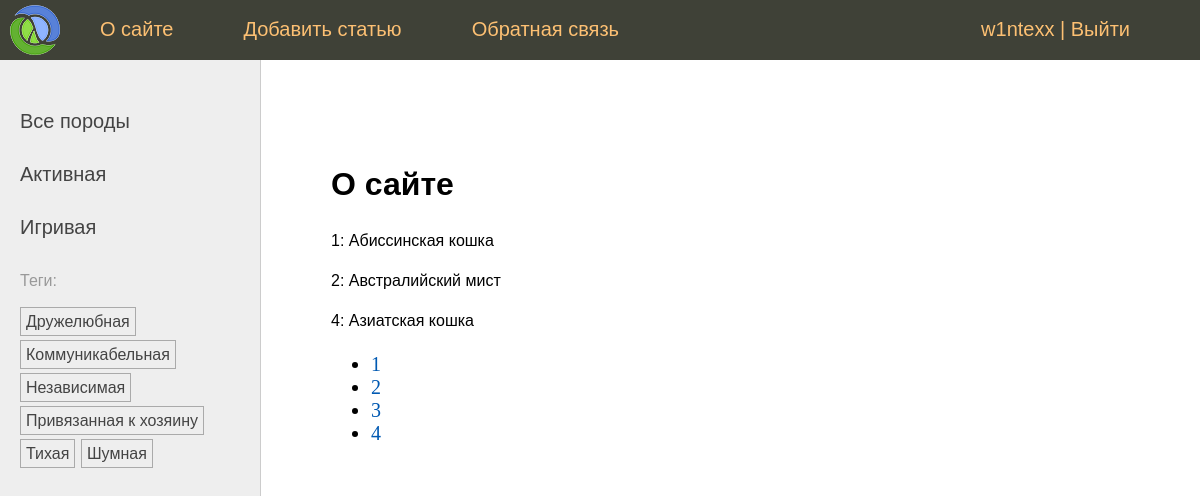
Screenshot of /about/ (signed in) with the database file from the repository.
### users/models.py (models this page shows)
class User(AbstractUser):
    photo = models.ImageField(
        upload_to="users/%Y/%m/%d/",
        blank=True,
        null=True,
        verbose_name="Фотография",
        )
    date_birth = models.DateTimeField(
        blank=True,
        null=True,
        verbose_name="Дата Рождения",
        )

### cats/models.py (models this page shows, shortened)
class Species(models.Model):
    name = models.CharField(
        max_length=100,
        db_index=True,
        verbose_name="Породы"
        )
    slug = models.SlugField(
        max_length=255,
        unique=True,
        db_index=True
        )
    class Meta:
        verbose_name = "Порода"
        verbose_name_plural = "Породы"
    def get_absolute_url(self):
        return reverse("species", kwargs={"spec_slug": self.slug})

class TagPost(models.Model):
    tag = models.CharField(
        max_length=100,
        db_index=True,
        )
    slug = models.SlugField(
        max_length=255,
        unique=True,
        )
    def get_absolute_url(self):
        return reverse("tag", kwargs={"tag_slug": self.slug})

class Cat(models.Model):
    class Status(models.IntegerChoices):
        DRAFT = 0, "Черновик"
        PUBLISHED = 1, "Опубликовано"
    title = models.CharField(
        max_length=255,
        verbose_name="Заголовок",
        )
    content = models.TextField(
        blank=True,
        verbose_name="Текст статьи",
        )
    time_create = models.DateTimeField(
        auto_now_add=True,
        verbose_name="Время создания",
        )
    time_update = models.DateTimeField(
        auto_now=True,
        verbose_name="Время изменения",
        )
    is_published = models.IntegerField(
        choices=Status.choices,
        default=Status.PUBLISHED,
        verbose_name="Статус",
        )
    spec = models.ForeignKey(
        "Species",
        on_delete=models.PROTECT,
        related_name="posts",
        verbose_name="Породы",
        )
    owner = models.OneToOneField(
        "Owner",
        on_delete=models.SET_NULL,
        null=True,
        blank=True,
        verbose_name="Хозяин",
        )
    slug = models.SlugField(
        max_length=100,
        unique=True,
        db_index=True,
        verbose_name="Slug",
        blank=True
        )
    photo = models.ImageField(
        upload_to="photos/%Y/%m/%d",
        default=None,
        blank=True,
        null=True,
        verbose_name="Фото")
    author = models.ForeignKey(
        get_user_model(),
        on_delete=models.SET_NULL,
        null=True,
        default=None,
        related_name="author"
    )
    tags = models.ManyToManyField(
        "TagPost",
        blank=True,
        related_name="tags",
        verbose_name="Теги",
        )
    objects = models.Manager()
    published = PublishedManager()
    def __str__(self) -> str:
        return self.title
    class Meta:
        verbose_name = "Котик"
        verbose_name_plural = "Котики"
        ordering = ["title", ]
        indexes = [
            models.Index(fields=["title"]),  # Ускоряет поиск по полю, но увеличивает объем данных
        ] # неявный порядок сортировки

### cats/views.py (the view)
# urls.py: path("about/", views.about, name='about'),
@login_required
def about(request):
    contact_list = Cat.published.all()
    paginator = Paginator(contact_list, 3)
    page_number = request.GET.get("page")
    page_obj = paginator.get_page(page_number)
    return render(request, "cats/about.html", {"title": "О сайте", "page_obj": page_obj})

### cats/models.py (called while the page is built)
    def get_queryset(self):
        return super().get_queryset().filter(is_published=Cat.Status.PUBLISHED)

### cats/templatetags/cat_tags.py (called while the page is built)
@register.inclusion_tag("cats/list_categories.html")
def show_categories(spec_selected=0):
    specs = Species.objects.annotate(total=Count("posts")).filter(posts__is_published=True).filter(total__gt=0)
    return {"specs": specs, "spec_selected": spec_selected}

@register.inclusion_tag("cats/list_tags.html")
def show_all_tags():
    return {"tags": TagPost.objects.annotate(total=Count("tags")).filter(total__gt=0)}

### users/context_processors.py (called while the page is built)
def get_cat_context(requset):
    return {"mainmenu": menu}

### cats/templates/cats/about.html
{% extends 'base.html' %}
{% block content %}
<h1>{{title}}</h1>
{% for item in page_obj%}
<p>{{ item.pk }}: {{ item }}</p>
{% endfor %}
<nav>
    <ul>
        {% for p in page_obj.paginator.page_range %}
    <li>
        <a href="?page={{ p }}">{{ p }}</a>
    </li>
        {% endfor %}
    </ul>
</nav>
{% endblock %}

### templates/base.html (shortened to what this page needs)
{% load static %}
{% load cat_tags %}
<!DOCTYPE html>
<html>
<head>
	<link type="text/css" href="{% static 'cats/css/styles.css' %}" rel="stylesheet" />
</head>
<body>
<table class="table-page" border=0 cellpadding="0" cellspacing="0">
<tr><td valign=top>
{% block mainmenu %}
		<div class="header">
			<ul id="mainmenu" class="mainmenu">
			<li class="logo"><a href="{% url 'home' %}"><div class="logo"></div></a></li>
{% for m in mainmenu %}
	<li><a href="{% url m.url_name %}">{{m.title}}</a></li>
{% endfor %}
{% if user.is_authenticated %}
	<li class="last">
		<a href="{% url "users:profile" %}">{{ user.username }}</a> | <a href="{% url "users:logout" %}">Выйти</a>
	</li>
{% else %}
    <li class="last"><a href="{% url "users:login" %}">Войти</a> | <a href="{% url "users:register" %}">Регистрация</a></li>
{% endif %}
			</ul>
		</div>
{% endblock mainmenu %}
<table class="table-content" border=0 cellpadding="0" cellspacing="0">
<tr>
	<td valign="top" class="left-chapters">
	<ul id="leftchapters">
		{% if spec_selected == 0 %}
			<li class="selected">Все породы</li>
		{% else %}
			<li><a href="{% url 'home' %}">Все породы</a></li>
		{% endif %}
		{% show_categories spec_selected%}
		<li>{% show_all_tags %}</li>
	</ul>
</td>
<td valign="top" class="content">
	<div class="content-text">
{% block content %}
{% endblock %}
	</div>
</td></tr></table>
</td></tr>
</table>
</body>
</html>

### cats/templates/cats/list_categories.html
{% for spec in specs%}
    {% if spec.pk == spec_selected %}
        <li class="selected">{{ spec.name }}</li>
    {% else %}
        <li><a href="{{ spec.get_absolute_url }}">{{ spec.name }}</a></li>
    {% endif %}
{% endfor %}

### cats/templates/cats/list_tags.html
{% if tags %}
    <p>Теги:</p>
    <ul class="tags-list">
        {% for t in tags %}
            <li><a href="{{t.get_absolute_url}}">{{t.tag}}</a></li>
        {% endfor %}
    </ul>
{% endif %}

### cats/static/cats/css/styles.css (style rules this page uses)
html, body { font-family: 'Arial'; margin: 0; padding: 0; height: 100%; width: 100%; color: #444; }
a { color: #0059b2; text-decoration: none; }
.table-page { width: 100%; height: 100%; vertical-align: top; }
.table-page tr { height: 100%; }
.header { background: #3F4137; height: 60px; }
.logo { background: url('../images/logo.png') no-repeat 10px 5px; width: 70px; height: 60px; }
ul.mainmenu { list-style: none; margin: 0; padding: 0; height: 60px; color: #fdc073; font-size: 20px; overflow: hidden; }
ul.mainmenu li { float: left; margin: 18px 40px 0 30px; }
ul.mainmenu li.logo { margin: 0; }
ul.mainmenu li.last { float: right; }
ul.mainmenu li a { color: #fdc073; text-decoration: none; }
.table-content { width: 100%; min-height: 100%; height: 100%; }
.left-chapters { margin: 0; background: #eee; border-right: 1px solid #ccc; }
.left-chapters ul { width: 230px; margin: 0; padding: 20px 10px 10px 20px; list-style: none; font-size: 20px; }
.left-chapters ul li { margin: 30px 0 0 0; color: #999; }
.left-chapters ul li a { color: #444; text-decoration: none; }
ul.tags-list { width: 100%; margin: 0; padding: 0; list-style: none; }
ul.tags-list li { margin: 0; padding: 0 0 10px; display: inline-block; }
ul.tags-list li a { padding: 5px; font-size: 16px; border: 1px solid #aaa; }
.content { padding: 40px 20px 20px 40px; width: 100%; box-sizing: border-box; }
.content-text { margin: 60px 0 0 30px; color: #000; font-size: 20px; font-family: Yandex Sans Display Light; }
.content-text h1 { font-size: 32px; }
h1 { font-family: Arial, sans-serif; font-size: 24px; font-weight: bold; line-height: 1.5; }
p { font-family: Verdana, sans-serif; font-size: 16px; line-height: 1.5; }
ul.mainmenu li.last { float: right; margin-right: 70px; }

### rows the page displays
User: username "w1ntexx"
Species: name "Активная"
Species: name "Игривая"
TagPost: tag "Дружелюбная"
TagPost: tag "Коммуникабельная"
TagPost: tag "Независимая"
TagPost: tag "Привязанная к хозяину"
TagPost: tag "Тихая"
TagPost: tag "Шумная"
Cat: pk "1", title "Абиссинская кошка"
Cat: pk "2", title "Австралийский мист"
Cat: pk "4", title "Азиатская кошка"

### other values shown
{{ m.title }} "О сайте" "Добавить статью" "Обратная связь"
{{ title }} "О сайте"
{{ p }} "1" "2" "3" "4"
